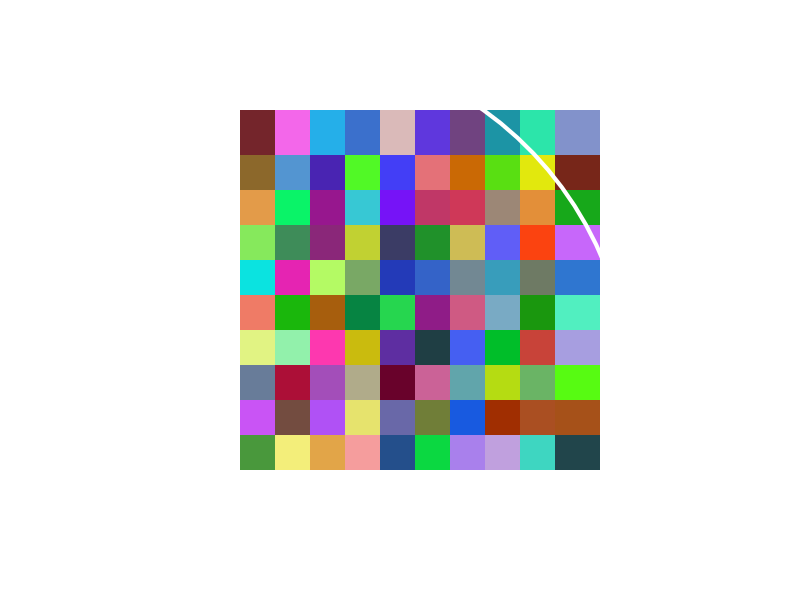
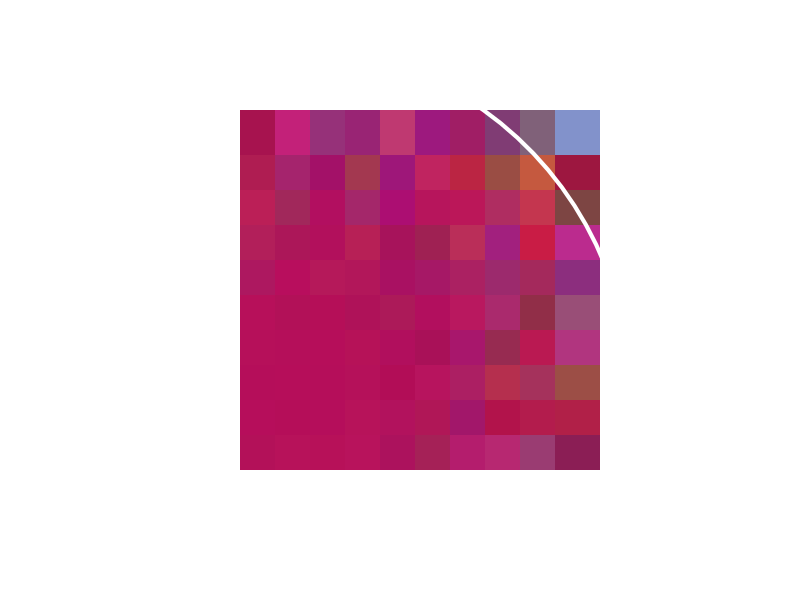

Write the R code that produced these figures, in order.
# som sandbox

# set color scheme
palette("Okabe-Ito")

# set seed to fix random values below
set.seed(123)

# generate initial grid of nodes and assign rgb values
red_matrix   <- matrix(runif(100, 0, 255), nrow = 10)
green_matrix <- matrix(runif(100, 0, 255), nrow = 10)
blue_matrix  <- matrix(runif(100, 0, 255), nrow = 10)

# generate color names for initial grid
color_matrix_1 <- matrix(
  rgb(red_matrix, green_matrix, blue_matrix, maxColorValue = 255),
  nrow = 10
)

# red, green, blue values for training sample in second activity
red_train = 182
green_train = 14
blue_train = 90

# calculate distance matrix; bmu is row three, column 2
distance_matrix = sqrt((red_matrix - red_train)^2 + (green_matrix - green_train)^2 + (blue_matrix - blue_train)^2)
bmu = which(distance_matrix == min(distance_matrix), arr.ind = TRUE)
bmu_x = bmu[1]
bmu_y = bmu[2]

radius = 10
learning_rate = 1

for (x in 1:10){
  for (y in 1:10){
    grid_distance = sqrt((x - bmu_x)^2 + (y - bmu_y)^2)
    if (grid_distance <= radius){
      influence = exp(-(grid_distance)^2/(2 * radius^2))
      red_matrix[x,y] = red_matrix[x,y] + learning_rate * influence * (red_train - red_matrix[x,y])
      green_matrix[x,y] = green_matrix[x,y] + learning_rate * influence * (green_train - green_matrix[x,y])
      blue_matrix[x,y] = blue_matrix[x,y] + learning_rate * influence * (blue_train - blue_matrix[x,y])
    }
  }
}

color_matrix_2 <- matrix(
  rgb(red_matrix, green_matrix, blue_matrix, maxColorValue = 255),
  nrow = 10)

plot(x = 0:11, y = 0:11, type = "n", asp = 1, bty = "n",
     xaxt = "n", yaxt = "n",
     xlab = "", ylab = "", main = "")
for (x in 1:10) {
  for (y in 1:10) {
    points(x, y, pch = 15, cex = 6, 
           col = color_matrix_1[y,x])
  }
}

center_x = 2-0.5
center_y = 3-0.5

angle = seq(0, 2 * pi, length.out = 100)
x_coords <- center_x + radius * cos(angle)
y_coords <- center_y + radius * sin(angle)

lines(x_coords, y_coords, col = "white", lwd = 4)

plot(x = 0:11, y = 0:11, type = "n", asp = 1, bty = "n",
     xaxt = "n", yaxt = "n",
     xlab = "", ylab = "", main = "")
for (x in 1:10) {
  for (y in 1:10) {
    points(x, y, pch = 15, cex = 6, 
           col = color_matrix_2[y,x])
  }
}

center_x = 2-0.5
center_y = 3-0.5

angle = seq(0, 2 * pi, length.out = 100)
x_coords <- center_x + radius * cos(angle)
y_coords <- center_y + radius * sin(angle)

lines(x_coords, y_coords, col = "white", lwd = 4)


